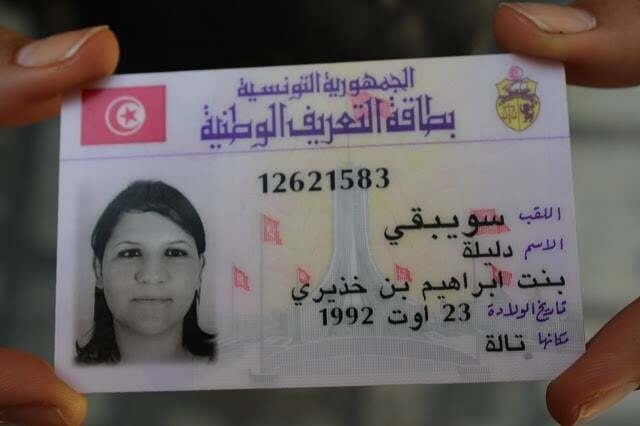
#> input picture ai-services/ocr-service/hh.jpg, 640 x 426 px
$ python -i preprocessing.py   (imports and definitions only)
#> lines starting #> are read from the running program, lines starting #| are printed output that depends on the picture; after the words box and inside, x2 and y2 are one past the last pixel; in counts of white or black regions, pixels touching at a corner belong together
import cv2
import numpy as np
from PIL import Image
import os
import logging

logger = logging.getLogger("ocr_service.preprocessing")

def preprocess_image(image_path: str, output_path: str) -> str:
    """
    Applies preprocessing pipeline to the image:
    1. Read image
    2. Resize to optimal scale if needed
    3. Grayscale conversion
    4. Denoising
    5. Contrast enhancement (CLAHE)
    6. Deskewing (rotation correction)
    7. Save processed image
    """
#> called with image_path = '../hh.jpg', output_path = 'out.png'
    try:
        # Read image
        img = cv2.imread(image_path)
#> img is the input picture: shape (426, 640, 3); mean B, G, R 96, 96.6, 104.2
        if img is None:
            raise ValueError(f"Could not read image from {image_path}")

        h, w = img.shape[:2]
#> h = 426; w = 640
        logger.info(f"Original image shape: {w}x{h}")

        # 1. Resize if image is too large or too small
        # Target ~1200px width for the server detection model to achieve 100% accuracy on CPU
        target_width = 1200
        if w > 2000 or w < 800:
            scale = target_width / w
#> scale = 1.88
            img = cv2.resize(img, (int(w * scale), int(h * scale)), interpolation=cv2.INTER_CUBIC)
#> img: shape (798, 1200, 3)
            h, w = img.shape[:2]
#> h = 798; w = 1200
            logger.info(f"Resized image to: {w}x{h}")

        # 2. Grayscale
        gray = cv2.cvtColor(img, cv2.COLOR_BGR2GRAY)
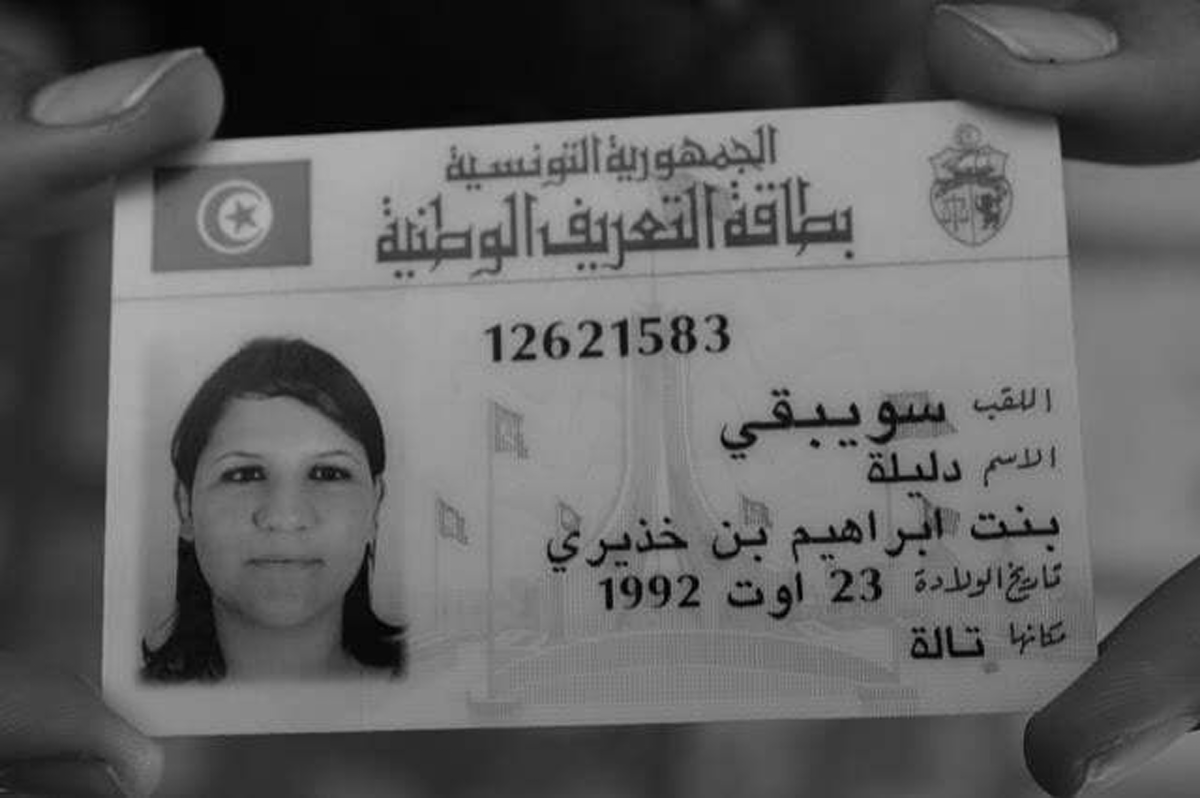
#> gray: shape (798, 1200); min 0, max 180, mean 98.8

        # 3. Denoising (Bilateral Filter preserves edges while removing noise)
        denoised = cv2.bilateralFilter(gray, 9, 75, 75)

        # 4. Contrast enhancement (CLAHE)
        clahe = cv2.createCLAHE(clipLimit=2.0, tileGridSize=(8, 8))
        enhanced = clahe.apply(denoised)
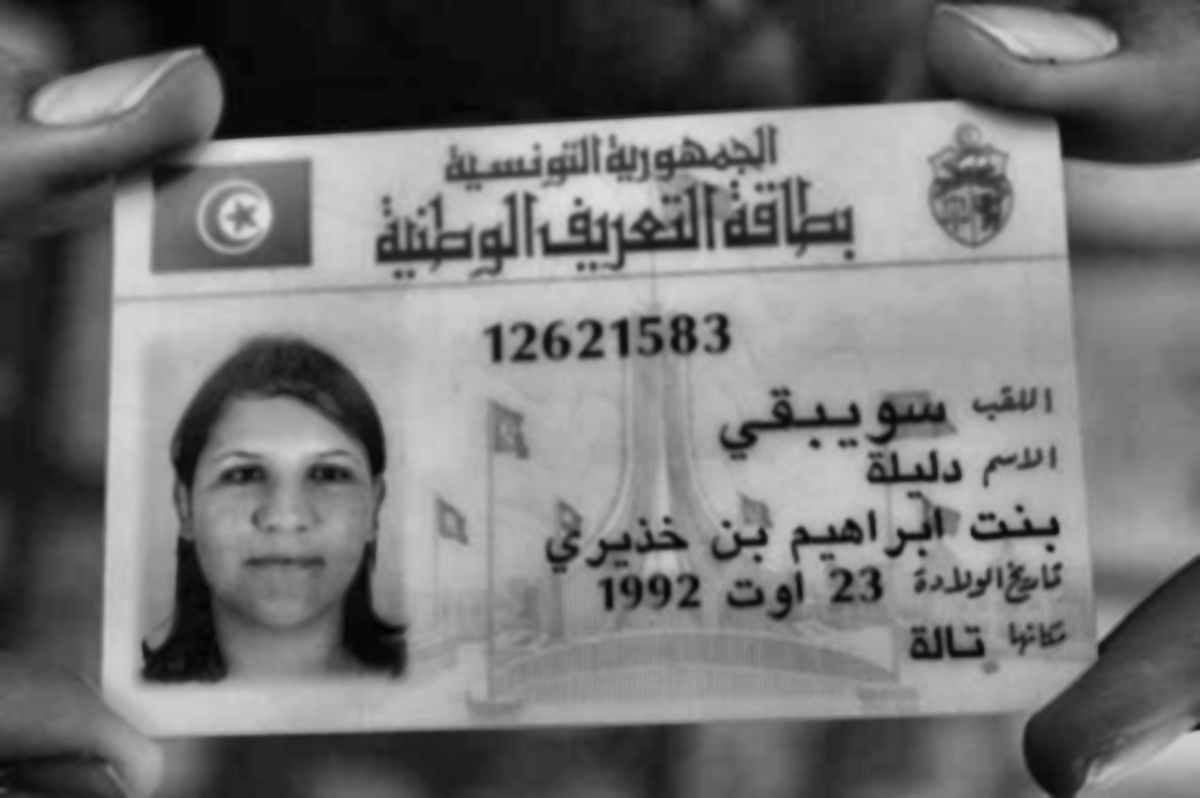
#> enhanced: shape (798, 1200); min 3, max 229, mean 118.1

        # 5. Deskewing
        # Threshold the image to binary (text should be dark/light)
        # We invert the image to make text white and background black
        _, thresh = cv2.threshold(enhanced, 0, 255, cv2.THRESH_BINARY_INV + cv2.THRESH_OTSU)
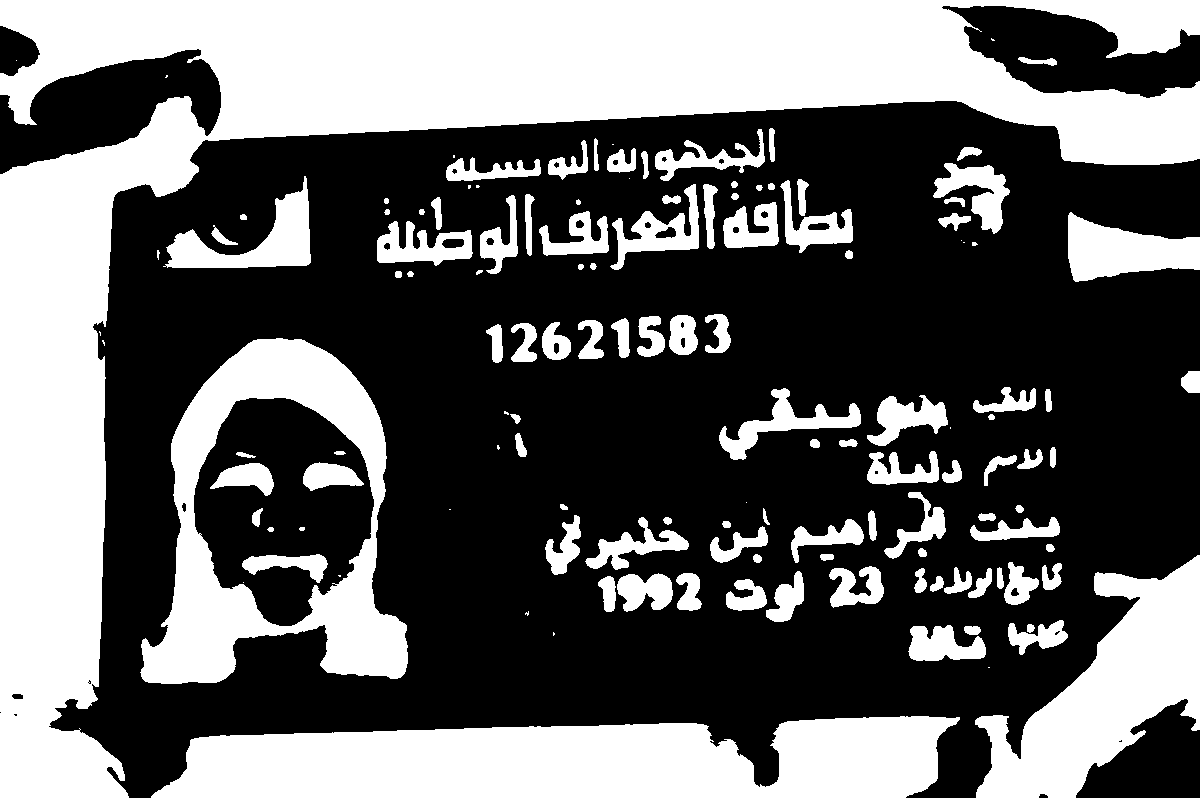
#> thresh: shape (798, 1200); 39.5% white; 134 white regions (23 under 20 px), largest, box (x1, y1, x2, y2) and area: (0, 0, 1200, 798) 197583, (151, 716, 960, 798) 51692, (140, 338, 408, 684) 34039

        # Get coordinates of all text pixels
        coords = np.column_stack(np.where(thresh > 0))
#> coords = 377853 pairs, first value 0 to 797, second value 0 to 1199

        angle = 0.0
        if len(coords) > 0:
            # Get rotation angle of minimum area rectangle enclosing the pixels
            rect = cv2.minAreaRect(coords)
#> rect = ((398.5, 599.5), (1199, 797), -90)
            angle = rect[-1]
#> angle = -90

            # The angle is in range [-90, 0)
            if angle < -45:
                angle = -(90 + angle)
#> angle = 0
            else:
                angle = -angle

        # Only rotate if the angle is significant (e.g. > 0.5 degrees) and not too large (e.g. < 45 degrees)
        if 0.5 < abs(angle) < 45:
            logger.info(f"Deskewing image by {angle:.2f} degrees")
            center = (w // 2, h // 2)
            M = cv2.getRotationMatrix2D(center, angle, 1.0)
            enhanced = cv2.warpAffine(enhanced, M, (w, h), flags=cv2.INTER_CUBIC, borderMode=cv2.BORDER_REPLICATE)
        else:
            logger.info(f"Skew angle {angle:.2f} is within threshold; skipping deskew.")

        # Save preprocessed image
        cv2.imwrite(output_path, enhanced)
        logger.info(f"Preprocessed image saved to {output_path}")
        return output_path

    except Exception as e:
        logger.error(f"Error during image preprocessing: {e}", exc_info=True)
        # In case of error, fall back to the original image path
        return image_path

>>> result = preprocess_image('../hh.jpg', 'out.png')
